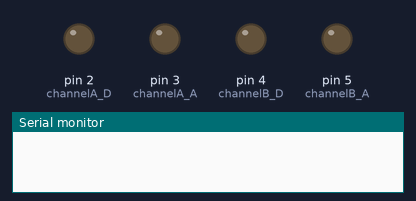
Bench run of a sketch on a simulated Arduino Uno, built with avr-gcc and run on an emulated ATmega328P. On the bench: output pins drawn as LEDs (lit = HIGH), the last lines printed to the serial monitor.

Above: at 0.1 s.
At 1.1 s:
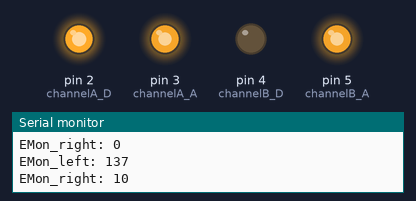
At 10.6 s:
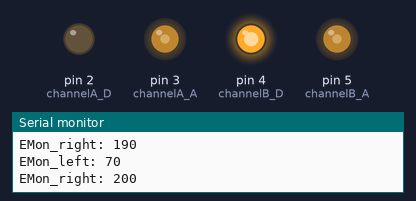
At 20.1 s:
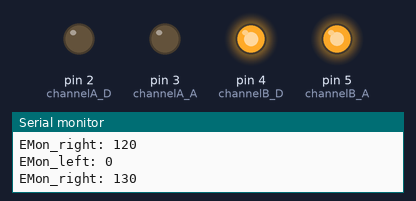
At 29.6 s:
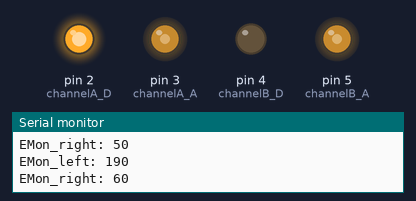
At 39.1 s:
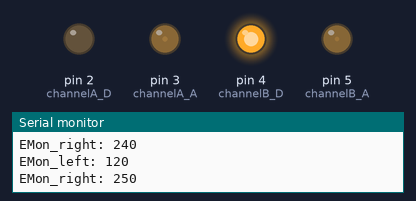
Timing chart, 0 to 40.0 s (numbered marks = the images above):
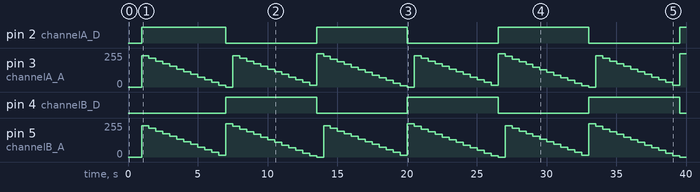

The sketch:

testMotorControlBoard.ino
```cpp
#define channelA_D 2
#define channelA_A 3
#define channelB_D 4
#define channelB_A 5

void EMon(bool _channel, int _value){
  int valueOnOrigin = (_value-127)*2;
  if(valueOnOrigin>255) {valueOnOrigin = 255;}
  if(_channel) {
    if(_value == 0) {          //for backwards compatibility
      digitalWrite(channelA_D, LOW);
      analogWrite(channelA_A, 0);
    } else if(valueOnOrigin>0) {
     digitalWrite(channelA_D, HIGH);
     analogWrite(channelA_A, 255-valueOnOrigin);
    } else {
     digitalWrite(channelA_D, LOW);
     analogWrite(channelA_A, -valueOnOrigin);
    }
  } else {
    if(_value == 0) {          //for backwards compatibility
      digitalWrite(channelB_D, LOW);
      analogWrite(channelB_A, 0);
    } else if(valueOnOrigin>0) {
     digitalWrite(channelB_D, HIGH);
     analogWrite(channelB_A, 255-valueOnOrigin);
    } else {
     digitalWrite(channelB_D, LOW);
     analogWrite(channelB_A, -valueOnOrigin);
    }
  }
}

void setup() {
  // put your setup code here, to run once:
  pinMode(channelA_D,OUTPUT);
  pinMode(channelA_A,OUTPUT);
  pinMode(channelB_D,OUTPUT);
  pinMode(channelB_A,OUTPUT);
  Serial.begin(57600);
  delay(500);
  Serial.println("start");
}

int i=127;
int j=0;
void loop() {
  // put your main code here, to run repeatedly:
  EMon(true, i);
  EMon(false,j);
  Serial.print("EMon_left: ");
  Serial.println(i);
  Serial.print("EMon_right: ");
  Serial.println(j);
  delay(500);
  i += 10;
  j += 10;

  if(i>255) {
    i=0;
  }

  if(j>255) {
    j=0;
  }

}
```

Measured:
- by itself, pin 2 (channelA_D), pin 4 (channelB_D): alternates HIGH for 6.5 s and LOW for 6.5 s
- by itself, pin 5 (channelB_A): moves between 0/255 and 249/255, repeating every 13.0 s
- by itself, pin 3 (channelA_A): 0/255 → 235/255 at 1.0 s, → 215/255 0.50 s later, → 195/255 0.50 s later, → 175/255 0.50 s later, … (78 changes in this stretch)
